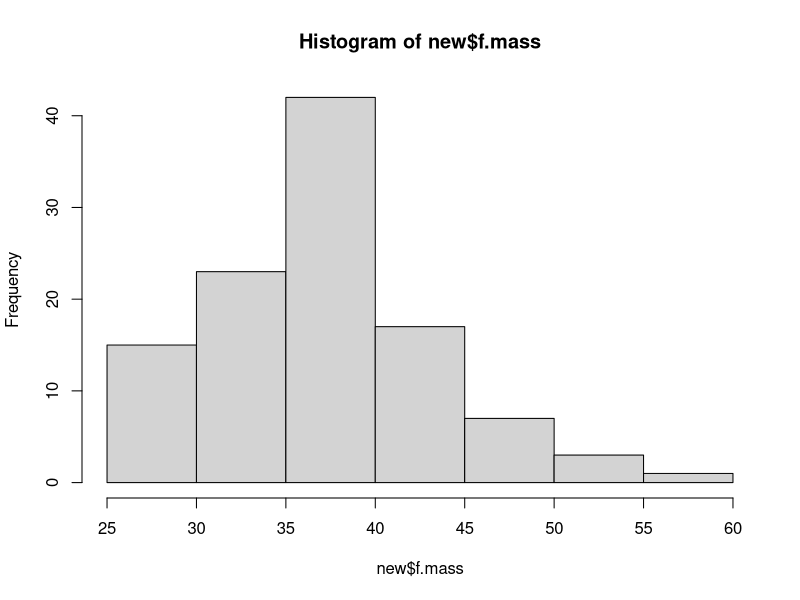
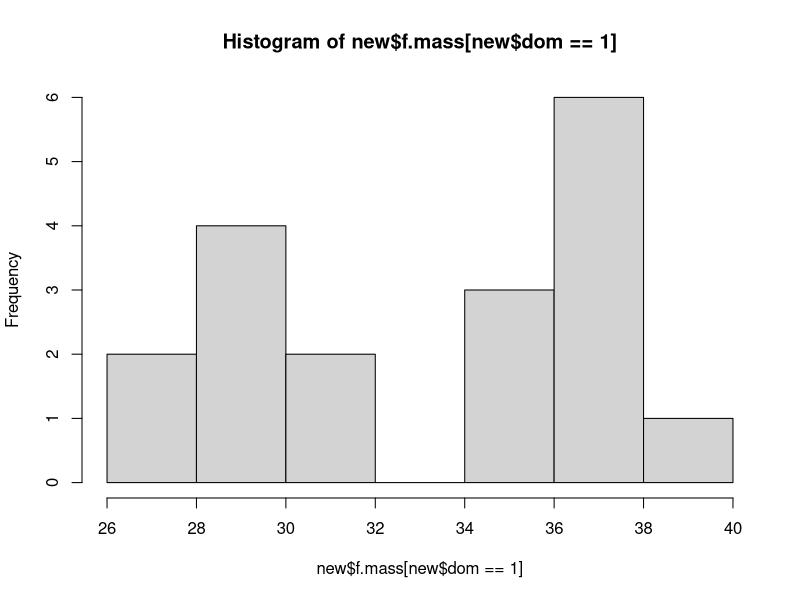
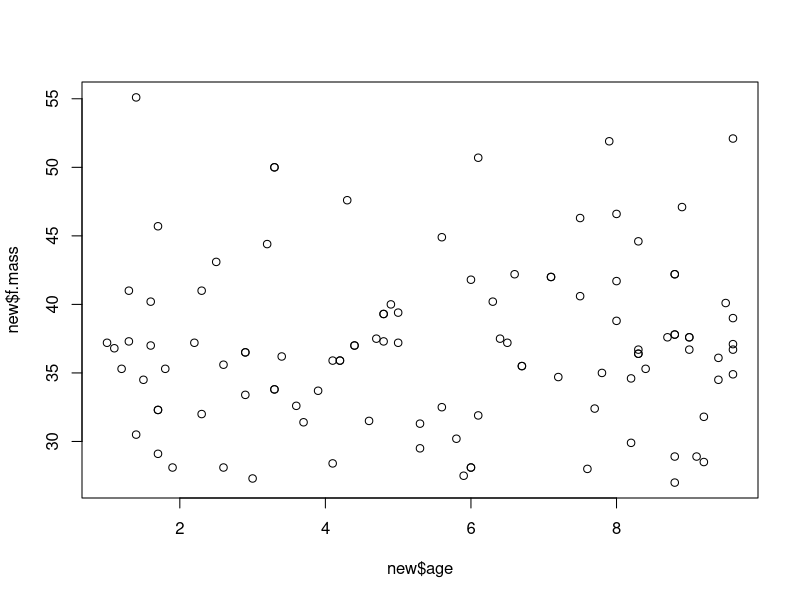
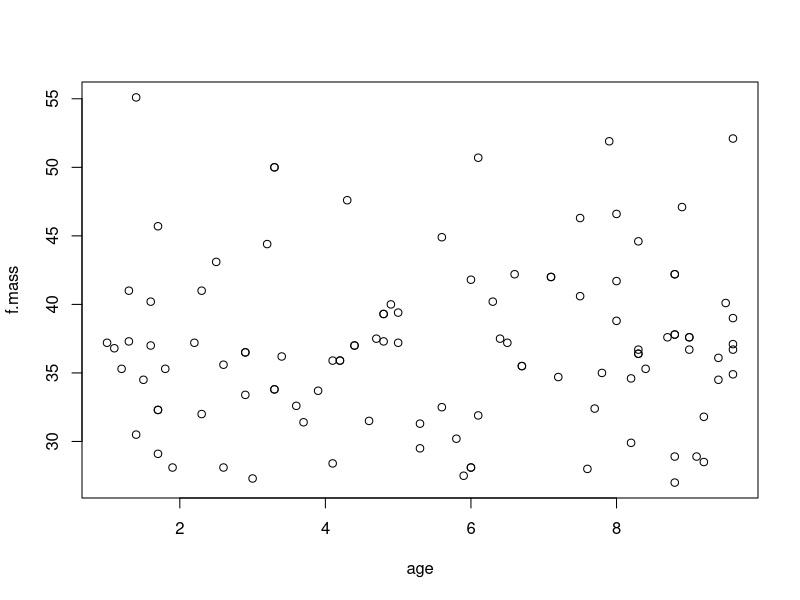
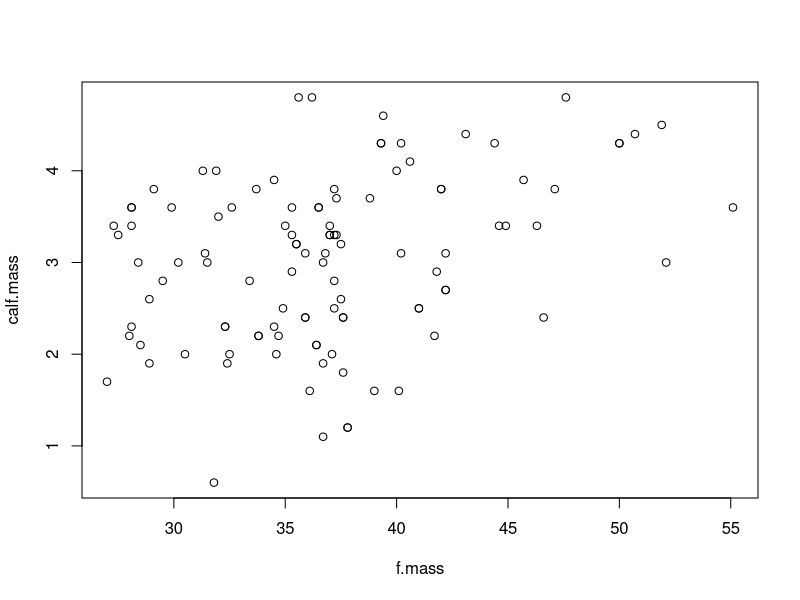
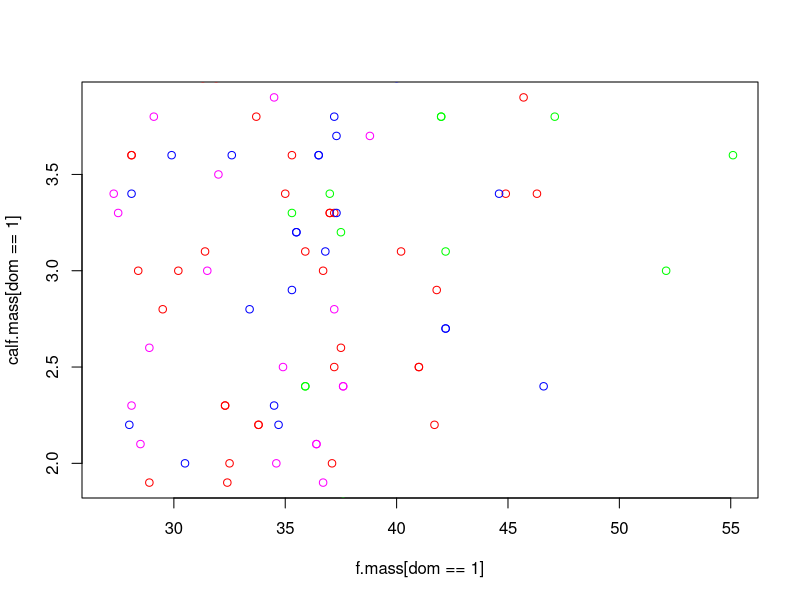
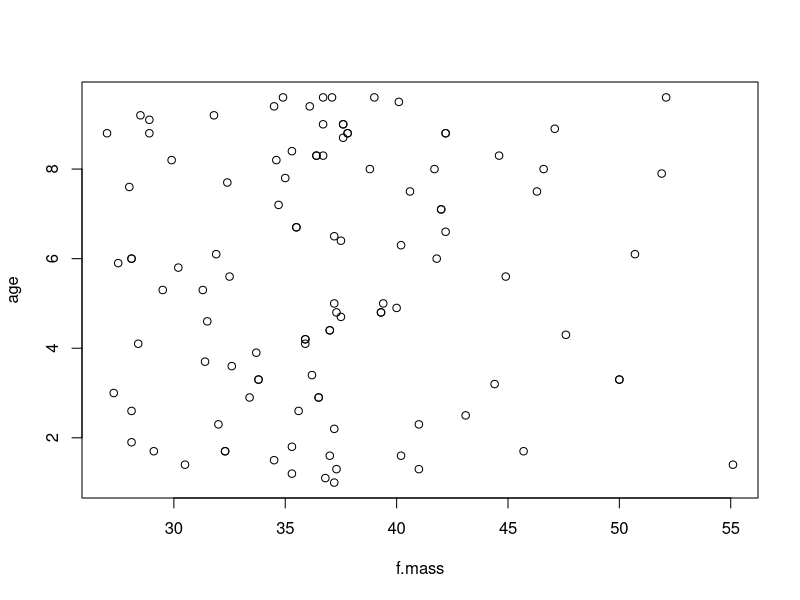
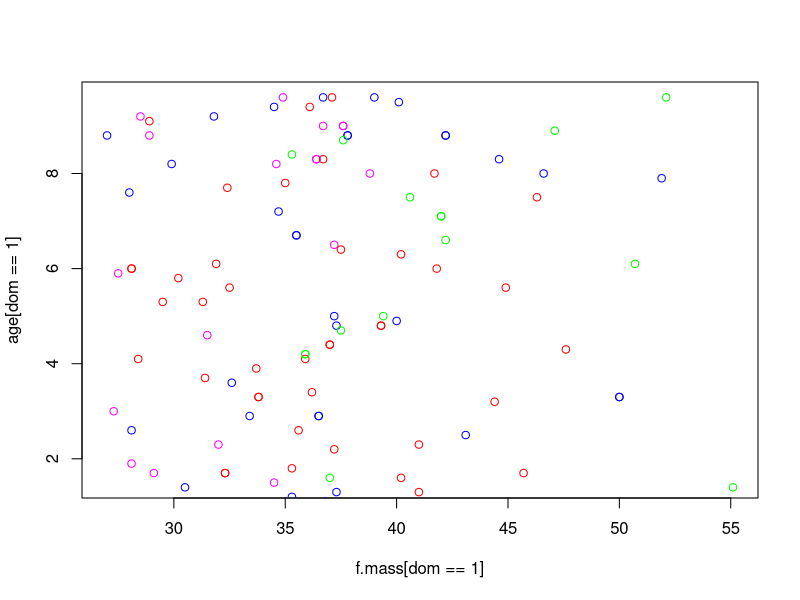

R code for these plots, in order:
# Loading data
setwd("C:/Users/Ayaan Dutt/OneDrive/Desktop/College/Statistical Models")

deer <- read.csv(file="deerdata.csv", na.strings = c("","  ", "NA", "na"))
new <- deer[complete.cases(deer),]

# Using tapply()
with(new, tapply(X=f.mass, INDEX=resources, FUN=mean))
with(new, tapply(X=f.mass, INDEX=list(dom,resources), mean))

### TIDYVERSE ###
library(tidyverse)
library(dplyr)
library(scales)
library(colorspace)

# Filtering, selecting, grouping and summarising data
new %>% select(ID, age)
new %>% filter(age<median(age))

new %>% group_by(dom) %>% 
  summarise(means = mean(f.mass))

new %>% group_by(dom, resources) %>% 
  summarise(means = mean(calf.mass))

# Example: Mean calf mass of younger females of dominance category 1 for each resource level
new %>% filter(age<median(age), dom==1) %>%
  group_by(resources) %>%
  summarise(means=mean(calf.mass), sds=sd(calf.mass, na.rm=T))

# EXERCISE 1: Find mean f.mass of older females of dom 2 & 3, for each resource level
new %>% filter(age>median(age), dom==c(2,3)) %>% # Can also use dom==2&3 
  group_by(resources) %>%
  summarise(means = mean(f.mass))

### VISUALISING DATA ###

# Histogram syntax
hist(x=new$f.mass)
hist(x=new$f.mass[new$dom==1])

# Scatter plot syntax
plot(x=new$age, y=new$f.mass)
plot(f.mass~age, data=new)

# EXERCISE 2: Plot calf mass against female mass and color code by dom
plot(calf.mass~f.mass, data=new)
plot(calf.mass[dom==1]~f.mass[dom==1], xlim=range(f.mass), data=new, col='magenta')
points(calf.mass[dom==2]~f.mass[dom==2], data=new, col='red')
points(calf.mass[dom==3]~f.mass[dom==3], data=new, col='blue')
points(calf.mass[dom==4]~f.mass[dom==4], data=new, col='green')

# EXERCISE 3: Repeat the above for age vs female mass (note the lack of correlation)
plot(age~f.mass, data=new)
plot(age[dom==1]~f.mass[dom==1], xlim=range(f.mass), data=new, col='magenta')
points(age[dom==2]~f.mass[dom==2], data=new, col='red')
points(age[dom==3]~f.mass[dom==3], data=new, col='blue')
points(age[dom==4]~f.mass[dom==4], data=new, col='green')

### RECODING DATA ###

# Creating a new category column
ifelse(new$age>3, "old", "new")
new$newcat <- ifelse(new$age>3, "old","new") # new$newcat adds a column to the dataframe "new"
head(new)

new$newcat<- cut(new$age, breaks=c(0, 2, 6, 12), 
                 labels=c("juv", "sub", "adult")) 
head(new)


